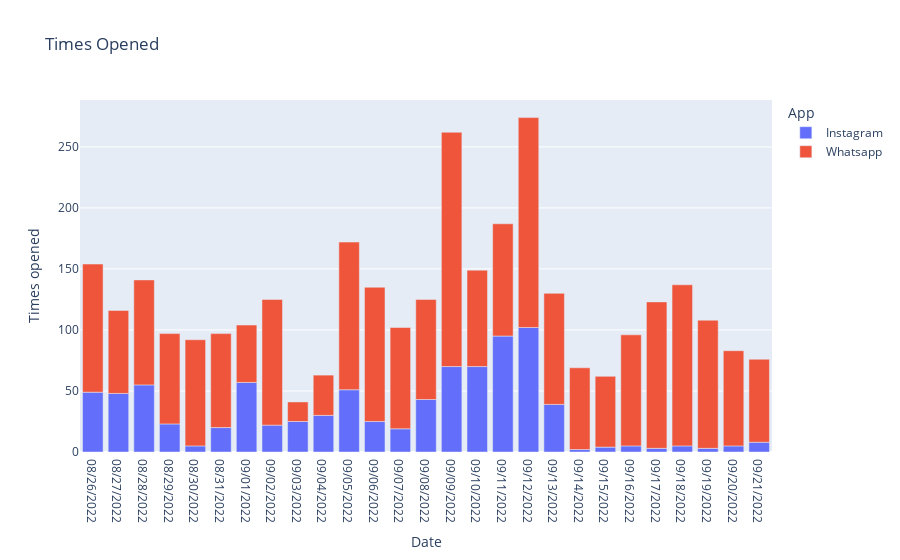

Write notebook code for a chart like this one.
### Code cell
#Now look at the number of times the apps are opened
figure = px.bar(data_frame = data,
               x = "Date",
               y = "Times opened",
               color = "App",
               title = "Times Opened")
figure.show()

### Figure 1 — Plotly figure (JSON) as saved in the notebook; plotly's stock layout.template omitted (floating-point values rounded to 4 significant figures)
{"data": [{"alignmentgroup": "True", "hovertemplate": "App=Instagram<br>Date=%{x}<br>Times opened=%{y}<extra></extra>", "legendgroup": "Instagram", "marker": {"color": "#636efa", "pattern": {"shape": ""}}, "name": "Instagram", "offsetgroup": "Instagram", "orientation": "v", "showlegend": true, "textposition": "auto", "type": "bar", "x": ["08/26/2022", "08/27/2022", "08/28/2022", "08/29/2022", "08/30/2022", "08/31/2022", "09/01/2022", "09/02/2022", "09/03/2022", "09/04/2022", "09/05/2022", "09/06/2022", "09/07/2022", "09/08/2022", "09/09/2022", "09/10/2022", "09/11/2022", "09/12/2022", "09/13/2022", "09/14/2022", "09/15/2022", "09/16/2022", "09/17/2022", "09/18/2022", "09/19/2022", "09/20/2022", "09/21/2022"], "xaxis": "x", "y": [49, 48, 55, 23, 5, 20, 57, 22, 25, 30, 51, 25, 19, 43, 70, 70, 95, 102, 39, 2, 4, 5, 3, 5, 3, 5, 8], "yaxis": "y"}, {"alignmentgroup": "True", "hovertemplate": "App=Whatsapp<br>Date=%{x}<br>Times opened=%{y}<extra></extra>", "legendgroup": "Whatsapp", "marker": {"color": "#EF553B", "pattern": {"shape": ""}}, "name": "Whatsapp", "offsetgroup": "Whatsapp", "orientation": "v", "showlegend": true, "textposition": "auto", "type": "bar", "x": ["08/26/2022", "08/27/2022", "08/28/2022", "08/29/2022", "08/30/2022", "08/31/2022", "09/01/2022", "09/02/2022", "09/03/2022", "09/04/2022", "09/05/2022", "09/06/2022", "09/07/2022", "09/08/2022", "09/09/2022", "09/10/2022", "09/11/2022", "09/12/2022", "09/13/2022", "09/14/2022", "09/15/2022", "09/16/2022", "09/17/2022", "09/18/2022", "09/19/2022", "09/20/2022", "09/21/2022"], "xaxis": "x", "y": [105, 68, 86, 74, 87, 77, 47, 103, 16, 33, 121, 110, 83, 82, 192, 79, 92, 172, 91, 67, 58, 91, 120, 132, 105, 78, 68], "yaxis": "y"}], "layout": {"barmode": "relative", "legend": {"title": {"text": "App"}, "tracegroupgap": 0}, "title": {"text": "Times Opened"}, "xaxis": {"anchor": "y", "domain": [0, 1], "title": {"text": "Date"}}, "yaxis": {"anchor": "x", "domain": [0, 1], "title": {"text": "Times opened"}}}}
